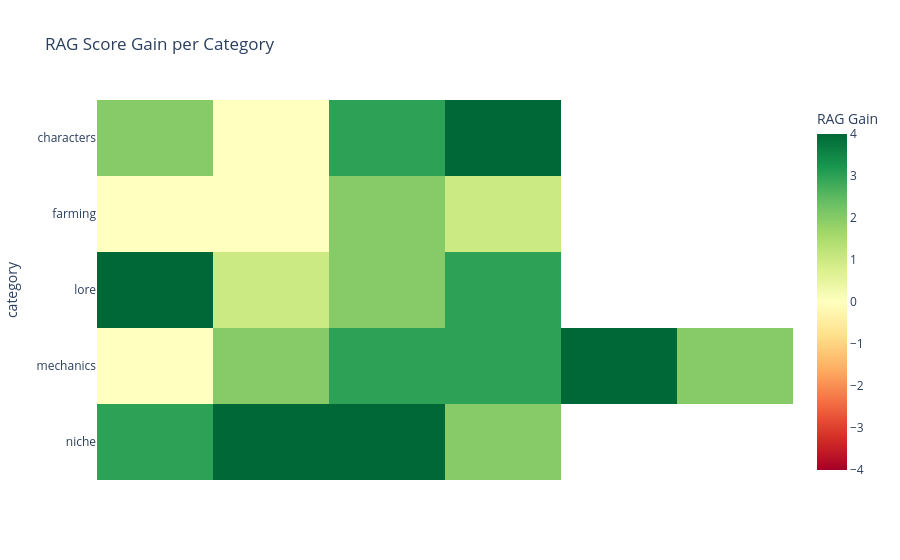

The notebook cell saved with this chart:
### Code cell
combined_results["q_idx"] = combined_results.groupby("category").cumcount()
pivot_custom = combined_results.pivot_table(
    index="category", columns="q_idx",
    values=["question", "rag_answer", "non_rag_answer", "answer"],
    aggfunc="first"
)

fig = px.imshow(
    combined_results.pivot(index="category", columns="q_idx", values="delta_rating"),
    color_continuous_scale="RdYlGn",
    zmin=-4, zmax=4,
    aspect="auto",
    labels={"color": "RAG Gain"},
    title="RAG Score Gain per Category"
)

fig.update_traces(
    customdata=pivot_custom["question"],
    hovertemplate="<b>%{customdata}</b><br>" +
                  "RAG Gain: %{z}<extra></extra>"
)

fig.update_xaxes(visible=False)
fig.update_layout(plot_bgcolor="rgba(0,0,0,0)")
fig.show()

### Figure 1 — Plotly figure (JSON) as saved in the notebook; plotly's stock layout.template omitted (floating-point values rounded to 4 significant figures)
{"data": [{"coloraxis": "coloraxis", "customdata": [["When is Penny's birthday and who's her mom?", "What gifts does Haley love? I keep giving her stuff and she hates it.", "I'm confused about Sebastian's family — how is he related to Robin, Demetrius, and Maru?", "How do i get the tea sapling recipe?", null, null], ["How much does Starfruit sell for and how long does it take to grow?", "I just found an Ancient Seed — how long until I get fruit from it and does it keep producing?", "I got some Coffee Beans — how do I grow them and turn them into Coffee?", "How is the sell price for jelly and pickles calculated? Also, which crops can become giant crops?", null, null], ["I donated all four Dwarf Scrolls to the museum — what do I get?", "When is the Stardew Valley Fair and how many Star Tokens do I need for the Stardrop?", "There's some war mentioned in the game — who's fighting who and which character was involved?", "I'm going the Joja route — how much does each project on the development form cost?", null, null], ["Where do I find Iron Ore in the mines, and what do I get for reaching the bottom?", "What do I need to craft an Iridium Sprinkler and how big is the area it waters?", "How much does it cost to upgrade my tools at the blacksmith? I want to plan ahead.", "How much gold do I need to complete all the Vault bundles, and what's the reward?", "How do I make blue chickens?", "How do I raise a dinosaur?"], ["How do I get the Galaxy Sword? I heard it's in the desert somewhere.", "I found Secret Note #23 about bringing something to the Secret Woods — what do I bring and what happens?", "I want to forge my Galaxy Sword into the Infinity Blade — what materials do I need exactly?", "How do I get the Junimo Plush? I saw something about it being hidden somewhere in town.", null, null]], "hovertemplate": "<b>%{customdata}</b><br>RAG Gain: %{z}<extra></extra>", "name": "0", "type": "heatmap", "x": [0, 1, 2, 3, 4, 5], "xaxis": "x", "y": ["characters", "farming", "lore", "mechanics", "niche"], "yaxis": "y", "z": [[2.0, 0.0, 3.0, 4.0, NaN, NaN], [0.0, 0.0, 2.0, 1.0, NaN, NaN], [4.0, 1.0, 2.0, 3.0, NaN, NaN], [0.0, 2.0, 3.0, 3.0, 4.0, 2.0], [3.0, 4.0, 4.0, 2.0, NaN, NaN]]}], "layout": {"coloraxis": {"cmax": 4, "cmin": -4, "colorbar": {"title": {"text": "RAG Gain"}}, "colorscale": [[0, "rgb(165,0,38)"], [0.1, "rgb(215,48,39)"], [0.2, "rgb(244,109,67)"], [0.3, "rgb(253,174,97)"], [0.4, "rgb(254,224,139)"], [0.5, "rgb(255,255,191)"], [0.6, "rgb(217,239,139)"], [0.7, "rgb(166,217,106)"], [0.8, "rgb(102,189,99)"], [0.9, "rgb(26,152,80)"], [1, "rgb(0,104,55)"]]}, "plot_bgcolor": "rgba(0,0,0,0)", "title": {"text": "RAG Score Gain per Category"}, "xaxis": {"anchor": "y", "domain": [0, 1], "title": {"text": "q_idx"}, "visible": false}, "yaxis": {"anchor": "x", "autorange": "reversed", "domain": [0, 1], "title": {"text": "category"}}}}
